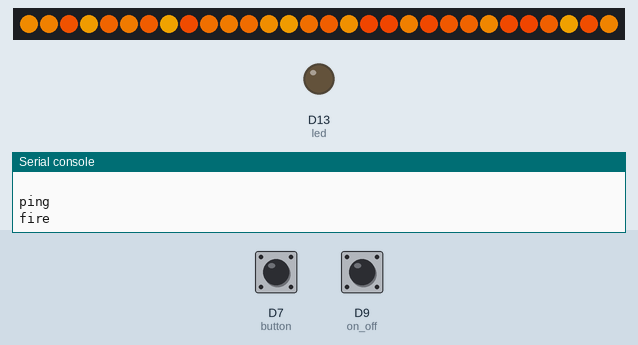
Recording of a program running on a simulated CircuitPython board. On the bench: 30 RGB LEDs in strip order, left to right, output pins drawn as LEDs (lit = HIGH), the last lines printed to the serial console. The test bench sets the inputs (shaded band); at power-on: D9 (on_off) HIGH, D7 (button) HIGH. Random numbers come from a fixed seed.

Above: at 1.25 s.
1.3 s: D9 (on_off) pulled LOW for 0.15 s
At 2.6 s:
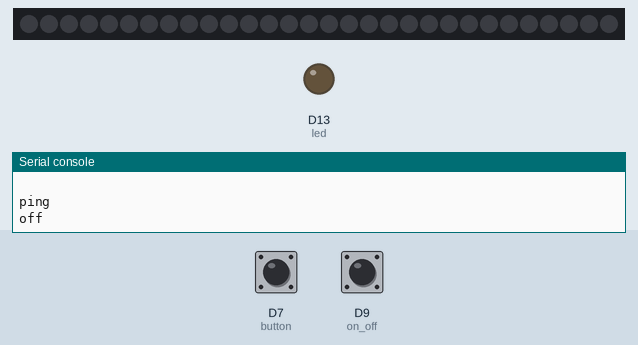
3.0 s: D7 (button) pulled LOW for 0.15 s
At 3.37 s:
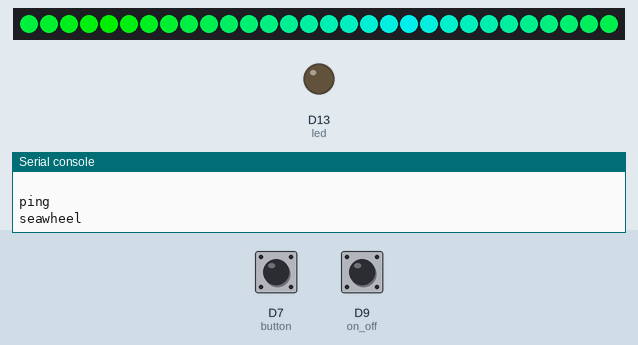
3.7 s: D7 (button) pulled LOW for 1 s
At 4.24 s:
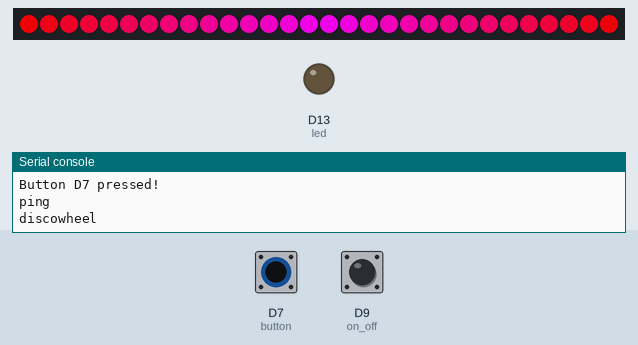
5.3 s: D9 (on_off) pulled LOW for 1 s
At 5.4 s:
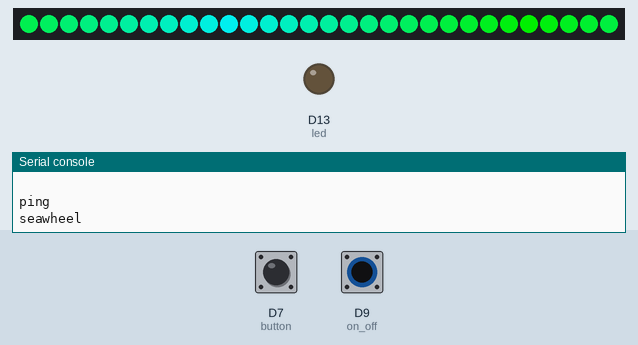
7.8 s: D7 (button) driven LOW and D9 (on_off) driven LOW
10.1 s: D7 (button) driven HIGH
At 11.44 s:
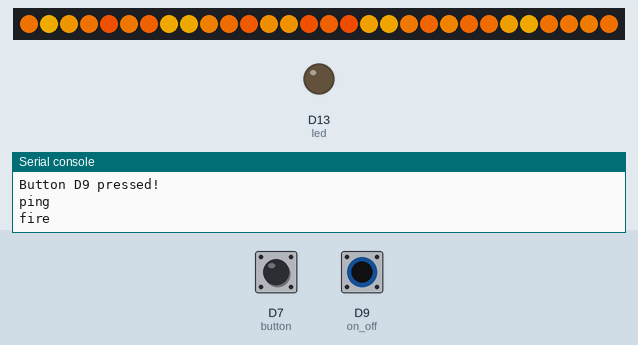
Timing chart, 0 to 12.9 s (numbered marks = the images above; inputs shaded):
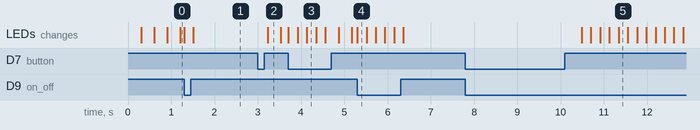

Measured:
- after the input at 3.0 s, the LEDs: change after 0.23 s (image 2)
- after the input at 10.1 s, the LEDs: first change after 0.39 s (image 5 shows a later state)

The program:

ledanimations_v1.py
```python
# Itsy Bitsy M0 Express IO demo
# Welcome to CircuitPython 2.2 :)

import board
import gc
import time
from digitalio import DigitalInOut, Direction, Pull
from analogio import AnalogIn
import neopixel
import adafruit_dotstar
from random import randint, getrandbits, uniform

gc.collect()   # make some rooooom

# Built in red LED
led = DigitalInOut(board.D13)
led.direction = Direction.OUTPUT

# NeoPixel strip (of 30 LEDs) connected on D5
NUMPIXELS = 30
neopixels = neopixel.NeoPixel(board.D5, NUMPIXELS, brightness=0.8, auto_write=False)
default_flame = [225, 128, 0]

button = DigitalInOut(board.D7)
button.direction = Direction.INPUT
button.pull = Pull.UP

on_off = DigitalInOut(board.D9)
on_off.direction = Direction.INPUT
on_off.pull = Pull.UP

m = 0
led_modes = ["fire", "seawheel", "firewheel", "discowheel" ,"rainbow", "off"]
current_led_mode = led_modes[m]

######################### HELPERS ##############################

# Helper to give us a nice color swirl
def wheel(pos):
    # Input a value 0 to 255 to get a color value.
    # The colours are a transition r - g - b - back to r.
    if (pos < 0):
        return [0, 0, 0]
    if (pos > 255):
        return [0, 0, 0]
    if (pos < 85):
        return [int(pos * 3), int(255 - (pos*3)), 0]
    elif (pos < 170):
        pos -= 85
        return [int(255 - pos*3), 0, int(pos*3)]
    else:
        pos -= 170
        return [0, int(pos*3), int(255 - pos*3)]

def firewheel(pos):
    # Input a value 0 to 255 to get a color value.
    # The colours are a transition r - g - b - back to r.
    if (pos < 0):
        return [0, 0, 0]
    if (pos > 255):
        return [0, 0, 0]
    if (pos < 128):
        pos -= 128
        return [255, 256+int(pos*2), 0]
    else:
        return [255,512-(pos*2)-1,0]

def seawheel(pos):
    # Input a value 0 to 255 to get a color value.
    # The colours are a transition r - g - b - back to r.
    if (pos < 0):
        return [0, 0, 0]
    if (pos > 255):
        return [0, 0, 0]
    if (pos < 128):
        pos -= 128
        return [0, 255, 256+int(pos*2)]
    else:
        return [0, 255, 512-(pos*2)-1]

def discowheel(pos):
    # Input a value 0 to 255 to get a color value.
    # The colours are a transition r - g - b - back to r.
    if (pos < 0):
        return [0, 0, 0]
    if (pos > 255):
        return [0, 0, 0]
    if (pos < 128):
        pos -= 128
        return [255, 0, 256+int(pos*2)]
    else:
        return [255, 0, 512-(pos*2)-1]

def get_new_mode(m, max):
    return (m + 1) % max

def fire(pos):
    flicker = randint(-55,55)
    g = default_flame[1]+flicker
    if(g<0): g =0
    return [255,g,0]


######################### MAIN LOOP ##############################

i = 0
while True:
  print("ping")
  current_led_mode = led_modes[m]
  print(current_led_mode)

  if current_led_mode == "rainbow":
      for p in range(NUMPIXELS):
          idx = int ((p * 256 / NUMPIXELS) + i)
          neopixels[p] = wheel(idx & 255)
      neopixels.show()
  elif current_led_mode == "fire":
      for p in range(NUMPIXELS):
          neopixels[p] = fire(p)
      neopixels.show()
  elif current_led_mode == "firewheel":
      for p in range(NUMPIXELS):
          idx = int ((p * 256 / NUMPIXELS) + i)
          neopixels[p] = firewheel(idx & 255)
      neopixels.show()
  elif current_led_mode == "seawheel":
      for p in range(NUMPIXELS):
          idx = int ((p * 256 / NUMPIXELS) + i)
          neopixels[p] = seawheel(idx & 255)
      neopixels.show()
  elif current_led_mode == "discowheel":
      for p in range(NUMPIXELS):
          idx = int ((p * 256 / NUMPIXELS) + i)
          neopixels[p] = discowheel(idx & 255)
      neopixels.show()
  elif current_led_mode == "off":
      neopixels.fill((0,0,0))
      neopixels.show()

  if not button.value:
      print("Button D7 pressed!", end ="\t")
      m = get_new_mode(m, len(led_modes)-1)
      time.sleep(0.2)

  if not on_off.value:
      print("Button D9 pressed!", end ="\t")
      if m != len(led_modes)-1:
        m = len(led_modes)-1
      else:
        m = 0
      time.sleep(0.2)

  i = (i+1) % 256  # run from 0 to 255
  time.sleep(0.01) # make bigger to slow down

  print("")
```
